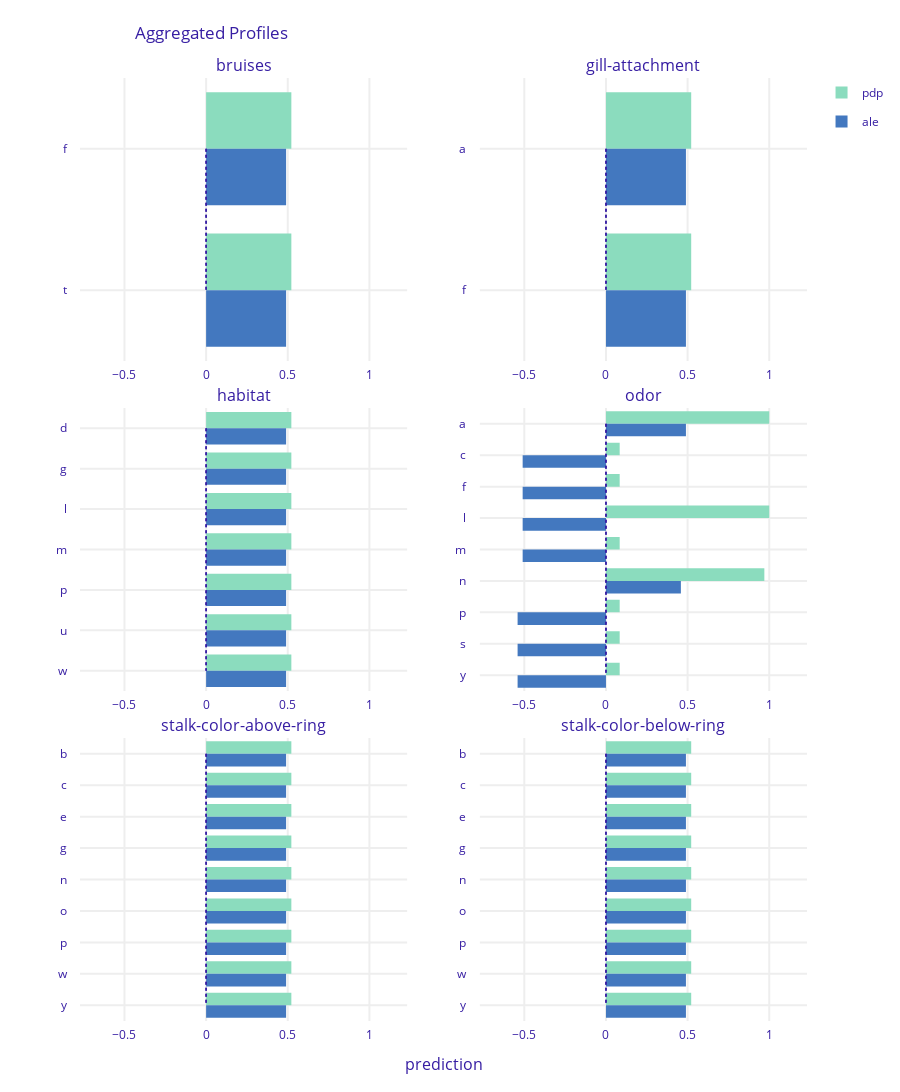

Notebook source saved alongside this figure:
### Markdown cell above
## Załącznik

### Code cell
# import pandas as pd
import numpy as np
from sklearn.model_selection import train_test_split
import random
from sklearn.pipeline import Pipeline
from sklearn.preprocessing import OneHotEncoder
from sklearn.ensemble import RandomForestClassifier
from sklearn.ensemble import GradientBoostingClassifier
from sklearn.linear_model import LogisticRegression
import dalex as dx
import pandas as pd
%matplotlib inline

random.seed(123)

df = pd.read_csv("/home/user/Pobrane/mushroom-classification/mushrooms.csv")
y = df['class']
y = np.where(y=='e', 1, 0)
X = df.drop(["class"], inplace = False, axis = 1)
X_train, X_test, y_train, y_test = train_test_split(X, y,
    test_size=0.2)
rfc = Pipeline(steps=[("preprocessor", OneHotEncoder()),("classifier", RandomForestClassifier())]) 
rfc.fit(X_train, y_train)



lrc = Pipeline(steps=[("preprocessor", OneHotEncoder()),("classifier", LogisticRegression())]) 
lrc.fit(X_train, y_train)
import scikitplot as skplt
import matplotlib.pyplot as plt

y_true = y_test
y_probas_rfc = rfc.predict_proba(X_test)
# y_probas_rgb = rgb.predict_proba(X_test)

skplt.metrics.plot_roc_curve(y_true, y_probas_rfc)
plt.show()
exprf = dx.Explainer(rfc, X_train, y_train, label = "Mushrooms Random Forest")

explr = dx.Explainer(lrc, X_train, y_train, label = "Mushrooms Logistic Regression")

from sklearn.tree import DecisionTreeClassifier
dtc =  Pipeline(steps=[("preprocessor", OneHotEncoder()),("classifier", DecisionTreeClassifier())]) 
dtc.fit(X_train, y_train)

expdt = dx.Explainer(dtc, X_train, y_train, label = "Mushrooms Decision Tree")
ale_num = expdt.model_profile(type = 'accumulated', variables=["bruises","gill-attachment","stalk-color-above-ring","habitat", "odor", "stalk-color-below-ring"],variable_type='categorical')
ale_num.result["_label_"] = 'ale'
pdp_num = expdt.model_profile(type = 'partial', variables=["bruises","gill-attachment","stalk-color-above-ring","habitat", "odor", "stalk-color-below-ring"],variable_type='categorical')
pdp_num.result["_label_"] = 'pdp'
pdp_num.plot(ale_num)

### Figure 1 — Plotly figure (JSON) as saved in the notebook; plotly's stock layout.template omitted (floating-point values rounded to 4 significant figures)
{"data": [{"base": 0, "hoverinfo": "text", "hoverlabel": {"bgcolor": "rgba(0,0,0,0.8)"}, "hovertext": ["bruises: f<br>average prediction: 0.522<br>label: pdp<br><br>mean observation prediction: <br>0.522", "bruises: t<br>average prediction: 0.522<br>label: pdp<br><br>mean observation prediction: <br>0.522"], "legendgroup": "pdp", "marker": {"color": "#8bdcbe"}, "name": "pdp", "orientation": "h", "showlegend": true, "type": "bar", "x": [0.522, 0.522], "xaxis": "x", "y": ["f", "t"], "yaxis": "y"}, {"base": 0, "hoverinfo": "text", "hoverlabel": {"bgcolor": "rgba(0,0,0,0.8)"}, "hovertext": ["bruises: f<br>average prediction: 0.48978947368421055<br>label: ale<br><br>mean observation prediction: <br>0.522", "bruises: t<br>average prediction: 0.48978947368421055<br>label: ale<br><br>mean observation prediction: <br>0.522"], "legendgroup": "ale", "marker": {"color": "#4378bf"}, "name": "ale", "orientation": "h", "showlegend": true, "type": "bar", "x": [0.4898, 0.4898], "xaxis": "x", "y": ["f", "t"], "yaxis": "y"}, {"base": 0, "hoverinfo": "text", "hoverlabel": {"bgcolor": "rgba(0,0,0,0.8)"}, "hovertext": ["gill-attachment: a<br>average prediction: 0.522<br>label: pdp<br><br>mean observation prediction: <br>0.522", "gill-attachment: f<br>average prediction: 0.522<br>label: pdp<br><br>mean observation prediction: <br>0.522"], "legendgroup": "pdp", "marker": {"color": "#8bdcbe"}, "name": "pdp", "orientation": "h", "showlegend": false, "type": "bar", "x": [0.522, 0.522], "xaxis": "x2", "y": ["a", "f"], "yaxis": "y2"}, {"base": 0, "hoverinfo": "text", "hoverlabel": {"bgcolor": "rgba(0,0,0,0.8)"}, "hovertext": ["gill-attachment: a<br>average prediction: 0.48978947368421055<br>label: ale<br><br>mean observation prediction: <br>0.522", "gill-attachment: f<br>average prediction: 0.48978947368421055<br>label: ale<br><br>mean observation prediction: <br>0.522"], "legendgroup": "ale", "marker": {"color": "#4378bf"}, "name": "ale", "orientation": "h", "showlegend": false, "type": "bar", "x": [0.4898, 0.4898], "xaxis": "x2", "y": ["a", "f"], "yaxis": "y2"}, {"base": 0, "hoverinfo": "text", "hoverlabel": {"bgcolor": "rgba(0,0,0,0.8)"}, "hovertext": ["habitat: d<br>average prediction: 0.522<br>label: pdp<br><br>mean observation prediction: <br>0.522", "habitat: g<br>average prediction: 0.522<br>label: pdp<br><br>mean observation prediction: <br>0.522", "habitat: l<br>average prediction: 0.522<br>label: pdp<br><br>mean observation prediction: <br>0.522", "habitat: m<br>average prediction: 0.522<br>label: pdp<br><br>mean observation prediction: <br>0.522", "habitat: p<br>average prediction: 0.522<br>label: pdp<br><br>mean observation prediction: <br>0.522", "habitat: u<br>average prediction: 0.522<br>label: pdp<br><br>mean observation prediction: <br>0.522", "habitat: w<br>average prediction: 0.522<br>label: pdp<br><br>mean observation prediction: <br>0.522"], "legendgroup": "pdp", "marker": {"color": "#8bdcbe"}, "name": "pdp", "orientation": "h", "showlegend": false, "type": "bar", "x": [0.522, 0.522, 0.522, 0.522, 0.522, 0.522, 0.522], "xaxis": "x3", "y": ["d", "g", "l", "m", "p", "u", "w"], "yaxis": "y3"}, {"base": 0, "hoverinfo": "text", "hoverlabel": {"bgcolor": "rgba(0,0,0,0.8)"}, "hovertext": ["habitat: d<br>average prediction: 0.48978947368421055<br>label: ale<br><br>mean observation prediction: <br>0.522", "habitat: g<br>average prediction: 0.48978947368421055<br>label: ale<br><br>mean observation prediction: <br>0.522", "habitat: l<br>average prediction: 0.48978947368421055<br>label: ale<br><br>mean observation prediction: <br>0.522", "habitat: m<br>average prediction: 0.48978947368421055<br>label: ale<br><br>mean observation prediction: <br>0.522", "habitat: p<br>average prediction: 0.48978947368421055<br>label: ale<br><br>mean observation prediction: <br>0.522", "habitat: u<br>average prediction: 0.48978947368421055<br>label: ale<br><br>mean observation prediction: <br>0.522", "habitat: w<br>average prediction: 0.48978947368421055<br>label: ale<br><br>mean observation prediction: <br>0.522"], "legendgroup": "ale", "marker": {"color": "#4378bf"}, "name": "ale", "orientation": "h", "showlegend": false, "type": "bar", "x": [0.4898, 0.4898, 0.4898, 0.4898, 0.4898, 0.4898, 0.4898], "xaxis": "x3", "y": ["d", "g", "l", "m", "p", "u", "w"], "yaxis": "y3"}, {"base": 0, "hoverinfo": "text", "hoverlabel": {"bgcolor": "rgba(0,0,0,0.8)"}, "hovertext": ["odor: a<br>average prediction: 1.0<br>label: pdp<br><br>mean observation prediction: <br>0.522", "odor: c<br>average prediction: 0.084<br>label: pdp<br><br>mean observation prediction: <br>0.522", "odor: f<br>average prediction: 0.084<br>label: pdp<br><br>mean observation prediction: <br>0.522", "odor: l<br>average prediction: 1.0<br>label: pdp<br><br>mean observation prediction: <br>0.522", "odor: m<br>average prediction: 0.084<br>label: pdp<br><br>mean observation prediction: <br>0.522", "odor: n<br>average prediction: 0.97<br>label: pdp<br><br>mean observation prediction: <br>0.522", "odor: p<br>average prediction: 0.084<br>label: pdp<br><br>mean observation prediction: <br>0.522", "odor: s<br>average prediction: 0.084<br>label: pdp<br><br>mean observation prediction: <br>0.522", "odor: y<br>average prediction: 0.084<br>label: pdp<br><br>mean observation prediction: <br>0.522"], "legendgroup": "pdp", "marker": {"color": "#8bdcbe"}, "name": "pdp", "orientation": "h", "showlegend": false, "type": "bar", "x": [1, 0.084, 0.084, 1, 0.084, 0.97, 0.084, 0.084, 0.084], "xaxis": "x4", "y": ["a", "c", "f", "l", "m", "n", "p", "s", "y"], "yaxis": "y4"}, {"base": 0, "hoverinfo": "text", "hoverlabel": {"bgcolor": "rgba(0,0,0,0.8)"}, "hovertext": ["odor: a<br>average prediction: 0.48978947368421055<br>label: ale<br><br>mean observation prediction: <br>0.522", "odor: c<br>average prediction: -0.5102105263157894<br>label: ale<br><br>mean observation prediction: <br>0.522", "odor: f<br>average prediction: -0.5102105263157894<br>label: ale<br><br>mean observation prediction: <br>0.522", "odor: l<br>average prediction: -0.5102105263157894<br>label: ale<br><br>mean observation prediction: <br>0.522", "odor: m<br>average prediction: -0.5102105263157894<br>label: ale<br><br>mean observation prediction: <br>0.522", "odor: n<br>average prediction: 0.4588160223567769<br>label: ale<br><br>mean observation prediction: <br>0.522", "odor: p<br>average prediction: -0.541183977643223<br>label: ale<br><br>mean observation prediction: <br>0.522", "odor: s<br>average prediction: -0.541183977643223<br>label: ale<br><br>mean observation prediction: <br>0.522", "odor: y<br>average prediction: -0.541183977643223<br>label: ale<br><br>mean observation prediction: <br>0.522"], "legendgroup": "ale", "marker": {"color": "#4378bf"}, "name": "ale", "orientation": "h", "showlegend": false, "type": "bar", "x": [0.4898, -0.5102, -0.5102, -0.5102, -0.5102, 0.4588, -0.5412, -0.5412, -0.5412], "xaxis": "x4", "y": ["a", "c", "f", "l", "m", "n", "p", "s", "y"], "yaxis": "y4"}, {"base": 0, "hoverinfo": "text", "hoverlabel": {"bgcolor": "rgba(0,0,0,0.8)"}, "hovertext": ["stalk-color-above-ring: b<br>average prediction: 0.522<br>label: pdp<br><br>mean observation prediction: <br>0.522", "stalk-color-above-ring: c<br>average prediction: 0.522<br>label: pdp<br><br>mean observation prediction: <br>0.522", "stalk-color-above-ring: e<br>average prediction: 0.522<br>label: pdp<br><br>mean observation prediction: <br>0.522", "stalk-color-above-ring: g<br>average prediction: 0.522<br>label: pdp<br><br>mean observation prediction: <br>0.522", "stalk-color-above-ring: n<br>average prediction: 0.522<br>label: pdp<br><br>mean observation prediction: <br>0.522", "stalk-color-above-ring: o<br>average prediction: 0.522<br>label: pdp<br><br>mean observation prediction: <br>0.522", "stalk-color-above-ring: p<br>average prediction: 0.522<br>label: pdp<br><br>mean observation prediction: <br>0.522", "stalk-color-above-ring: w<br>average prediction: 0.522<br>label: pdp<br><br>mean observation prediction: <br>0.522", "stalk-color-above-ring: y<br>average prediction: 0.522<br>label: pdp<br><br>mean observation prediction: <br>0.522"], "legendgroup": "pdp", "marker": {"color": "#8bdcbe"}, "name": "pdp", "orientation": "h", "showlegend": false, "type": "bar", "x": [0.522, 0.522, 0.522, 0.522, 0.522, 0.522, 0.522, 0.522, 0.522], "xaxis": "x5", "y": ["b", "c", "e", "g", "n", "o", "p", "w", "y"], "yaxis": "y5"}, {"base": 0, "hoverinfo": "text", "hoverlabel": {"bgcolor": "rgba(0,0,0,0.8)"}, "hovertext": ["stalk-color-above-ring: b<br>average prediction: 0.48978947368421055<br>label: ale<br><br>mean observation prediction: <br>0.522", "stalk-color-above-ring: c<br>average prediction: 0.48978947368421055<br>label: ale<br><br>mean observation prediction: <br>0.522", "stalk-color-above-ring: e<br>average prediction: 0.48978947368421055<br>label: ale<br><br>mean observation prediction: <br>0.522", "stalk-color-above-ring: g<br>average prediction: 0.48978947368421055<br>label: ale<br><br>mean observation prediction: <br>0.522", "stalk-color-above-ring: n<br>average prediction: 0.48978947368421055<br>label: ale<br><br>mean observation prediction: <br>0.522", "stalk-color-above-ring: o<br>average prediction: 0.48978947368421055<br>label: ale<br><br>mean observation prediction: <br>0.522", "stalk-color-above-ring: p<br>average prediction: 0.48978947368421055<br>label: ale<br><br>mean observation prediction: <br>0.522", "stalk-color-above-ring: w<br>average prediction: 0.48978947368421055<br>label: ale<br><br>mean observation prediction: <br>0.522", "stalk-color-above-ring: y<br>average prediction: 0.48978947368421055<br>label: ale<br><br>mean observation prediction: <br>0.522"], "legendgroup": "ale", "marker": {"color": "#4378bf"}, "name": "ale", "orientation": "h", "showlegend": false, "type": "bar", "x": [0.4898, 0.4898, 0.4898, 0.4898, 0.4898, 0.4898, 0.4898, 0.4898, 0.4898], "xaxis": "x5", "y": ["b", "c", "e", "g", "n", "o", "p", "w", "y"], "yaxis": "y5"}, {"base": 0, "hoverinfo": "text", "hoverlabel": {"bgcolor": "rgba(0,0,0,0.8)"}, "hovertext": ["stalk-color-below-ring: b<br>average prediction: 0.522<br>label: pdp<br><br>mean observation prediction: <br>0.522", "stalk-color-below-ring: c<br>average prediction: 0.522<br>label: pdp<br><br>mean observation prediction: <br>0.522", "stalk-color-below-ring: e<br>average prediction: 0.522<br>label: pdp<br><br>mean observation prediction: <br>0.522", "stalk-color-below-ring: g<br>average prediction: 0.522<br>label: pdp<br><br>mean observation prediction: <br>0.522", "stalk-color-below-ring: n<br>average prediction: 0.522<br>label: pdp<br><br>mean observation prediction: <br>0.522", "stalk-color-below-ring: o<br>average prediction: 0.522<br>label: pdp<br><br>mean observation prediction: <br>0.522", "stalk-color-below-ring: p<br>average prediction: 0.522<br>label: pdp<br><br>mean observation prediction: <br>0.522", "stalk-color-below-ring: w<br>average prediction: 0.522<br>label: pdp<br><br>mean observation prediction: <br>0.522", "stalk-color-below-ring: y<br>average prediction: 0.522<br>label: pdp<br><br>mean observation prediction: <br>0.522"], "legendgroup": "pdp", "marker": {"color": "#8bdcbe"}, "name": "pdp", "orientation": "h", "showlegend": false, "type": "bar", "x": [0.522, 0.522, 0.522, 0.522, 0.522, 0.522, 0.522, 0.522, 0.522], "xaxis": "x6", "y": ["b", "c", "e", "g", "n", "o", "p", "w", "y"], "yaxis": "y6"}, {"base": 0, "hoverinfo": "text", "hoverlabel": {"bgcolor": "rgba(0,0,0,0.8)"}, "hovertext": ["stalk-color-below-ring: b<br>average prediction: 0.48978947368421055<br>label: ale<br><br>mean observation prediction: <br>0.522", "stalk-color-below-ring: c<br>average prediction: 0.48978947368421055<br>label: ale<br><br>mean observation prediction: <br>0.522", "stalk-color-below-ring: e<br>average prediction: 0.48978947368421055<br>label: ale<br><br>mean observation prediction: <br>0.522", "stalk-color-below-ring: g<br>average prediction: 0.48978947368421055<br>label: ale<br><br>mean observation prediction: <br>0.522", "stalk-color-below-ring: n<br>average prediction: 0.48978947368421055<br>label: ale<br><br>mean observation prediction: <br>0.522", "stalk-color-below-ring: o<br>average prediction: 0.48978947368421055<br>label: ale<br><br>mean observation prediction: <br>0.522", "stalk-color-below-ring: p<br>average prediction: 0.48978947368421055<br>label: ale<br><br>mean observation prediction: <br>0.522", "stalk-color-below-ring: w<br>average prediction: 0.48978947368421055<br>label: ale<br><br>mean observation prediction: <br>0.522", "stalk-color-below-ring: y<br>average prediction: 0.48978947368421055<br>label: ale<br><br>mean observation prediction: <br>0.522"], "legendgroup": "ale", "marker": {"color": "#4378bf"}, "name": "ale", "orientation": "h", "showlegend": false, "type": "bar", "x": [0.4898, 0.4898, 0.4898, 0.4898, 0.4898, 0.4898, 0.4898, 0.4898, 0.4898], "xaxis": "x6", "y": ["b", "c", "e", "g", "n", "o", "p", "w", "y"], "yaxis": "y6"}], "layout": {"annotations": [{"font": {"size": 16}, "showarrow": false, "text": "bruises", "x": 0.225, "xanchor": "center", "xref": "paper", "y": 1, "yanchor": "bottom", "yref": "paper"}, {"font": {"size": 16}, "showarrow": false, "text": "gill-attachment", "x": 0.775, "xanchor": "center", "xref": "paper", "y": 1, "yanchor": "bottom", "yref": "paper"}, {"font": {"size": 16}, "showarrow": false, "text": "habitat", "x": 0.225, "xanchor": "center", "xref": "paper", "y": 0.65, "yanchor": "bottom", "yref": "paper"}, {"font": {"size": 16}, "showarrow": false, "text": "odor", "x": 0.775, "xanchor": "center", "xref": "paper", "y": 0.65, "yanchor": "bottom", "yref": "paper"}, {"font": {"size": 16}, "showarrow": false, "text": "stalk-color-above-ring", "x": 0.225, "xanchor": "center", "xref": "paper", "y": 0.3, "yanchor": "bottom", "yref": "paper"}, {"font": {"size": 16}, "showarrow": false, "text": "stalk-color-below-ring", "x": 0.775, "xanchor": "center", "xref": "paper", "y": 0.3, "yanchor": "bottom", "yref": "paper"}, {"font": {"size": 16}, "showarrow": false, "text": "prediction", "x": 0.5, "xanchor": "center", "xref": "paper", "y": 0, "yanchor": "top", "yref": "paper", "yshift": -30}], "font": {"color": "#371ea3"}, "height": 1169, "hovermode": "closest", "margin": {"b": 71, "r": 30, "t": 78}, "shapes": [{"line": {"color": "#371ea3", "dash": "dot", "width": 1.5}, "type": "line", "x0": 0, "x1": 0, "xref": "x", "y0": 0, "y1": 1, "yref": "y"}, {"line": {"color": "#371ea3", "dash": "dot", "width": 1.5}, "type": "line", "x0": 0, "x1": 0, "xref": "x", "y0": 0, "y1": 1, "yref": "y"}, {"line": {"color": "#371ea3", "dash": "dot", "width": 1.5}, "type": "line", "x0": 0, "x1": 0, "xref": "x2", "y0": 0, "y1": 1, "yref": "y2"}, {"line": {"color": "#371ea3", "dash": "dot", "width": 1.5}, "type": "line", "x0": 0, "x1": 0, "xref": "x2", "y0": 0, "y1": 1, "yref": "y2"}, {"line": {"color": "#371ea3", "dash": "dot", "width": 1.5}, "type": "line", "x0": 0, "x1": 0, "xref": "x3", "y0": 0, "y1": 6, "yref": "y3"}, {"line": {"color": "#371ea3", "dash": "dot", "width": 1.5}, "type": "line", "x0": 0, "x1": 0, "xref": "x3", "y0": 0, "y1": 6, "yref": "y3"}, {"line": {"color": "#371ea3", "dash": "dot", "width": 1.5}, "type": "line", "x0": 0, "x1": 0, "xref": "x4", "y0": 0, "y1": 8, "yref": "y4"}, {"line": {"color": "#371ea3", "dash": "dot", "width": 1.5}, "type": "line", "x0": 0, "x1": 0, "xref": "x4", "y0": 0, "y1": 8, "yref": "y4"}, {"line": {"color": "#371ea3", "dash": "dot", "width": 1.5}, "type": "line", "x0": 0, "x1": 0, "xref": "x5", "y0": 0, "y1": 8, "yref": "y5"}, {"line": {"color": "#371ea3", "dash": "dot", "width": 1.5}, "type": "line", "x0": 0, "x1": 0, "xref": "x5", "y0": 0, "y1": 8, "yref": "y5"}, {"line": {"color": "#371ea3", "dash": "dot", "width": 1.5}, "type": "line", "x0": 0, "x1": 0, "xref": "x6", "y0": 0, "y1": 8, "yref": "y6"}, {"line": {"color": "#371ea3", "dash": "dot", "width": 1.5}, "type": "line", "x0": 0, "x1": 0, "xref": "x6", "y0": 0, "y1": 8, "yref": "y6"}], "title": {"text": "Aggregated Profiles", "x": 0.15}, "xaxis": {"anchor": "y", "automargin": true, "domain": [0, 0.45], "fixedrange": true, "gridwidth": 2, "range": [-0.7724, 1.231], "tickcolor": "white", "ticklen": 3, "ticks": "outside", "type": "linear", "zeroline": false}, "xaxis2": {"anchor": "y2", "automargin": true, "domain": [0.55, 1], "fixedrange": true, "gridwidth": 2, "range": [-0.7724, 1.231], "tickcolor": "white", "ticklen": 3, "ticks": "outside", "type": "linear", "zeroline": false}, "xaxis3": {"anchor": "y3", "automargin": true, "domain": [0, 0.45], "fixedrange": true, "gridwidth": 2, "range": [-0.7724, 1.231], "tickcolor": "white", "ticklen": 3, "ticks": "outside", "type": "linear", "zeroline": false}, "xaxis4": {"anchor": "y4", "automargin": true, "domain": [0.55, 1], "fixedrange": true, "gridwidth": 2, "range": [-0.7724, 1.231], "tickcolor": "white", "ticklen": 3, "ticks": "outside", "type": "linear", "zeroline": false}, "xaxis5": {"anchor": "y5", "automargin": true, "domain": [0, 0.45], "fixedrange": true, "gridwidth": 2, "range": [-0.7724, 1.231], "tickcolor": "white", "ticklen": 3, "ticks": "outside", "type": "linear", "zeroline": false}, "xaxis6": {"anchor": "y6", "automargin": true, "domain": [0.55, 1], "fixedrange": true, "gridwidth": 2, "range": [-0.7724, 1.231], "tickcolor": "white", "ticklen": 3, "ticks": "outside", "type": "linear", "zeroline": false}, "yaxis": {"anchor": "x", "automargin": true, "autorange": "reversed", "domain": [0.7, 1], "fixedrange": true, "gridwidth": 2, "tickcolor": "white", "ticklen": 10, "ticks": "outside", "type": "category"}, "yaxis2": {"anchor": "x2", "automargin": true, "autorange": "reversed", "domain": [0.7, 1], "fixedrange": true, "gridwidth": 2, "tickcolor": "white", "ticklen": 10, "ticks": "outside", "type": "category"}, "yaxis3": {"anchor": "x3", "automargin": true, "autorange": "reversed", "domain": [0.35, 0.65], "fixedrange": true, "gridwidth": 2, "tickcolor": "white", "ticklen": 10, "ticks": "outside", "type": "category"}, "yaxis4": {"anchor": "x4", "automargin": true, "autorange": "reversed", "domain": [0.35, 0.65], "fixedrange": true, "gridwidth": 2, "tickcolor": "white", "ticklen": 10, "ticks": "outside", "type": "category"}, "yaxis5": {"anchor": "x5", "automargin": true, "autorange": "reversed", "domain": [0, 0.3], "fixedrange": true, "gridwidth": 2, "tickcolor": "white", "ticklen": 10, "ticks": "outside", "type": "category"}, "yaxis6": {"anchor": "x6", "automargin": true, "autorange": "reversed", "domain": [0, 0.3], "fixedrange": true, "gridwidth": 2, "tickcolor": "white", "ticklen": 10, "ticks": "outside", "type": "category"}}}
